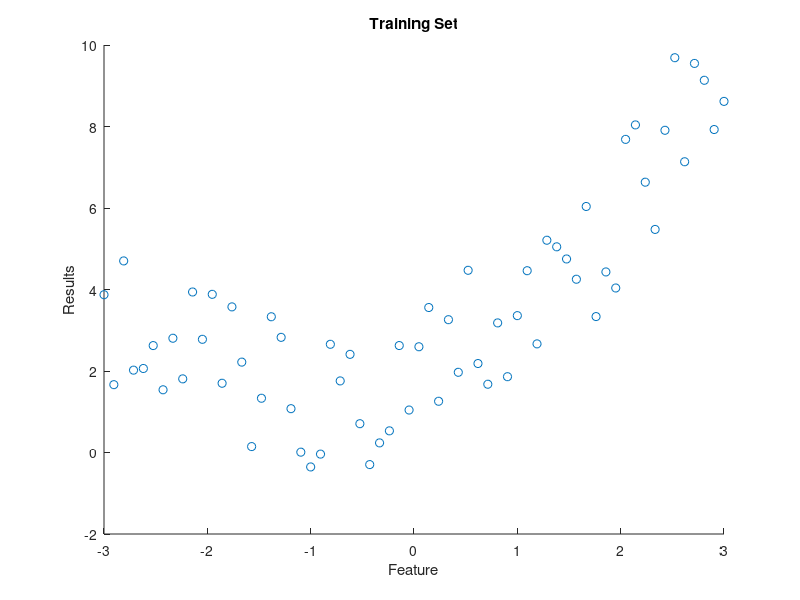

Write MATLAB code to recreate this figure. (Note: this script raises an error after producing the figure.)
clear;

%----------------------------------------
% Define a non-linear scattered data set
% x - features
% y - results
%----------------------------------------
m = 64;
r = rand(m,1);  % make it a vector (like a column)

% Define data range
x_min = -3;
x_max = +3;
x = [x_min : (x_max-x_min)/(m-1) : x_max]';  % also vector / column

% Create data
y = 2.0 + x + 0.5 * x.^2 ...  % this defines the shape of data
  + 4.0 * (r-0.5);            % this adds some random noise on top

order = input ("Enter polynomial order: ")

%-------------------------------------------
% Append the column with higher order terms
%-------------------------------------------
xl = x;  % original linear vector
for p = 2:order
  x = [x xl.^p];
end

% Plot the training data set
scatter(x(:,1), y);
title('Training Set');
xlabel('Feature');
ylabel('Results');
hold;

%---------------------------
% Running linear regression
%---------------------------
fprintf('Running regression...\n');

% Setup regularization parameter.
lambda =   0;
alpha  =   0.001;
num_i  = 10000;
[theta mu sigma x_normalized j_history] = ...
  regression_train(x,                     ...
                   y,                     ...
                   alpha,                 ...
                   lambda,                ...
                   num_i);

fprintf('- Initial cost:   %f\n', j_history(1));
fprintf('- Optimized cost: %f\n', j_history(end));

fprintf('- Theta (with normalization):\n');
fprintf('-- %f\n', theta);
fprintf('\n');

% Check the solution you got
y_h = hypothesis(x_normalized, theta);
plot(x(:,1), y_h);
